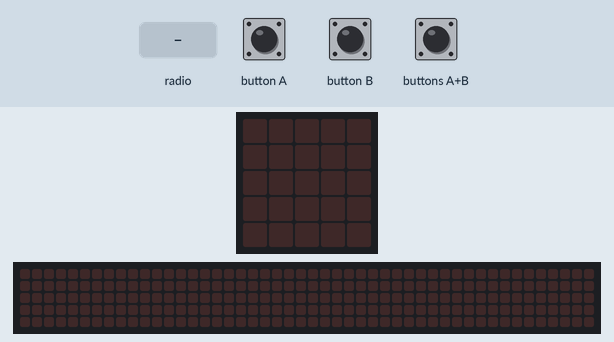
The program below on a simulated BBC micro:bit (MakeCode). Shown: the board's 5×5 LED display, a strip that is not on the board, showing the scrolling text unrolled. Inputs (shaded band) come from the test bench. The 48×5 strip is a reading aid, not a part: it shows the text the display is scrolling, unrolled, one strip-width of it at a time.

Above: at 1.2 s.
1.3 s: radio message "3" arrives
At 1.37 s:
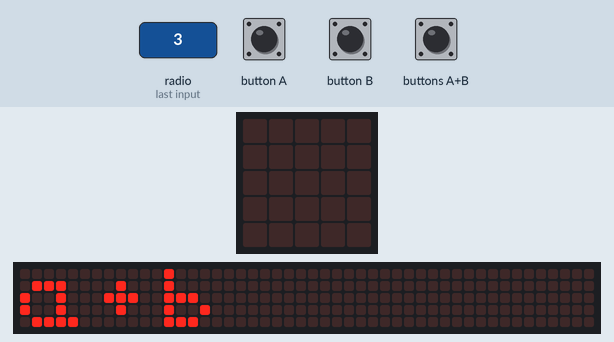
4.3 s: radio message "1" arrives
At 5.7 s:
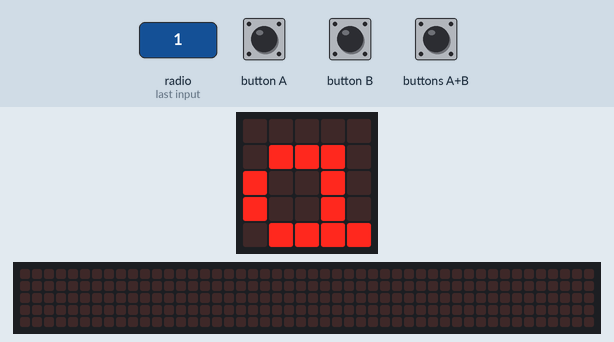
6.4 s: radio message "2" arrives
At 6.8 s:
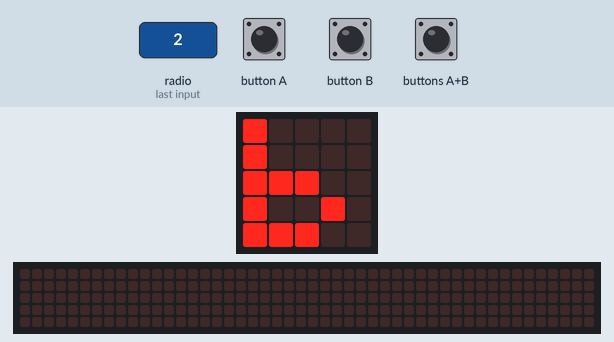
7.9 s: radio message "3" arrives
At 7.97 s:
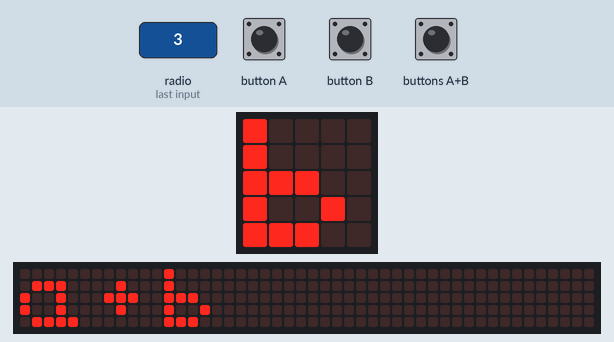
Timing chart, 0 to 10.9 s (numbered marks = the images above; inputs shaded):
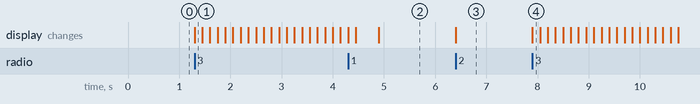

Measured:
- after the input at 1.3 s, the display: changes at once (image 1)
- after the input at 4.3 s, the display: first differs from a run without the input after 0.60 s (image 2)
- after the input at 6.4 s, the display: changes at once (image 3)
- after the input at 7.9 s, the display: changes at once (image 4)

The program:

main.ts
```typescript
radio.onReceivedNumber(function (receivedNumber) {
    if (1 == receivedNumber) {
        basic.showString("a")
    }
    if (2 == receivedNumber) {
        basic.showString("b")
    }
    if (3 == receivedNumber) {
        basic.showString("a+b")
    }
})
input.onButtonPressed(Button.A, function () {
    radio.sendNumber(1)
})
input.onButtonPressed(Button.AB, function () {
    radio.sendNumber(3)
})
input.onButtonPressed(Button.B, function () {
    radio.sendNumber(2)
})
radio.setGroup(8)
```

test.ts
```typescript
// aquí va el archivo "tests"; esto no se compilará cuando este paquete se utilice como una extensión.
```
